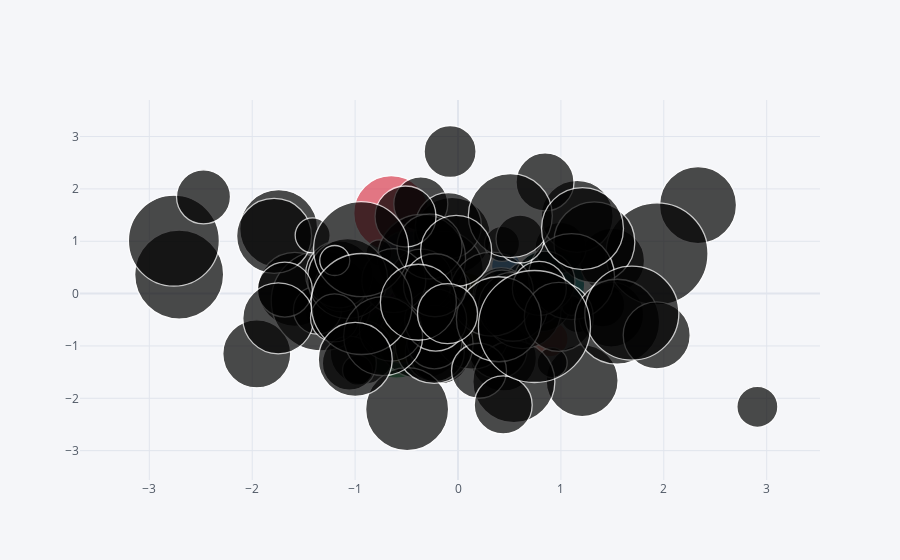

Here is the notebook cell this chart was saved with:
### Code cell
configure_plotly_browser_state()
init_notebook_mode(connected=True)
df.iplot(kind='bubble',x='A',y='B',size='C')
